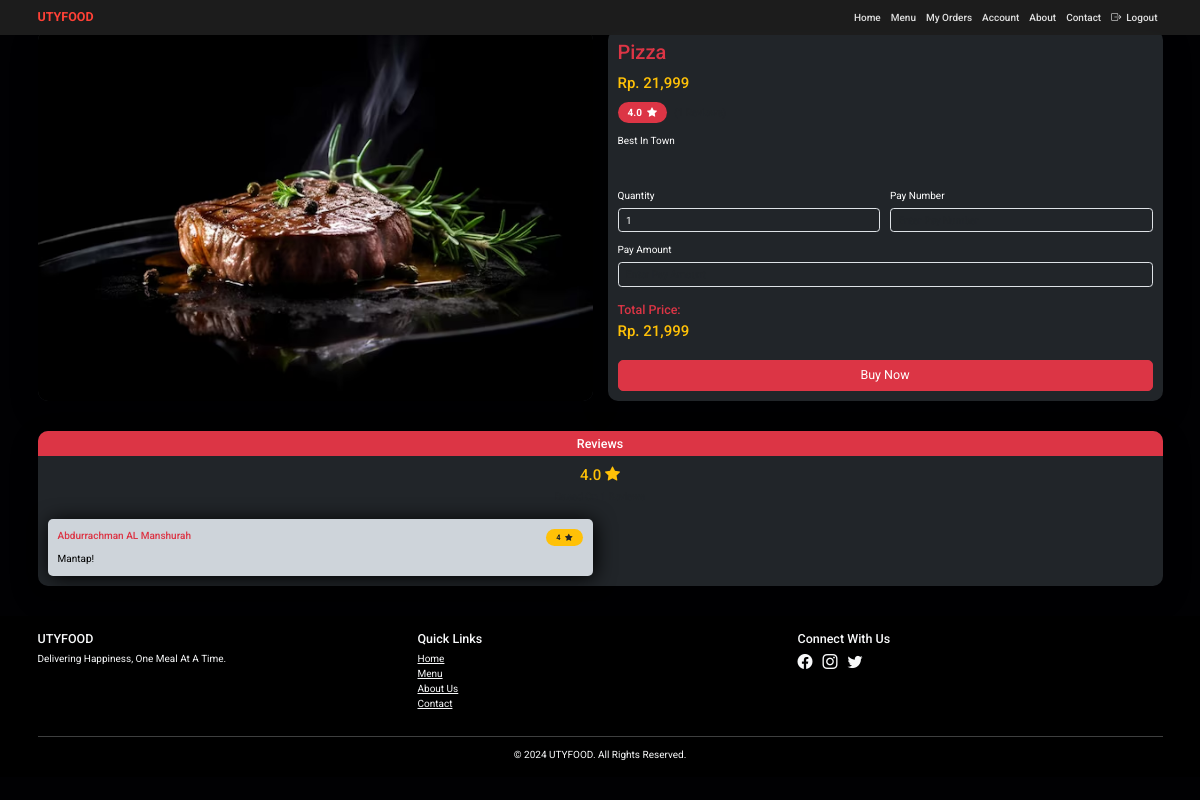
Screenshot of /menu/15 (signed in) with the database file from the repository.
### tables this page shows
CREATE TABLE Food
    (
        food_no          INTEGER PRIMARY KEY AUTOINCREMENT ,
        food_image       VARCHAR(300) ,
        food_price       int,
        food_title       VARCHAR (100) ,
        food_description VARCHAR (500) ,
        admin_id         int NOT NULL,
        FOREIGN KEY (ADMIN_ID) REFERENCES ADMIN(ADMIN_ID)
    );

CREATE TABLE Reviews
    (
        review_id             INTEGER PRIMARY KEY AUTOINCREMENT,
        review_rate           DECIMAL (2,2) NOT NULL,
        review_description    VARCHAR (500) NOT NULL,
        Order_ID              int NOT NULL UNIQUE,
        FOREIGN KEY (Order_ID) REFERENCES ORDERED(Order_ID) ON DELETE CASCADE
    );

CREATE TABLE Customers(
        customer_id    INTEGER PRIMARY KEY AUTOINCREMENT,
        phone_no       varchar (25),
        user_name      VARCHAR (30),
        first_name     VARCHAR (30),
        last_name      VARCHAR (30),
        password        VARCHAR (30),
        address        VARCHAR (100),
        email          VARCHAR (50),
        admin_id        int not null,
        FOREIGN KEY (ADMIN_ID) REFERENCES ADMIN(ADMIN_ID)
        );

### app.py (the view)
@app.route('/menu/<filter>')
def filter(filter):
    if "Useremail" and "Userpassword" in session:
        if filter == 'filterByPrice':
            foods = db.FoodsFilterBy("food_price")
            foodnosAndRates = db.returnAllReviewsRatesAndFoodnos()
            return render_template('menu.html', foods=foods, foodnosAndRates=foodnosAndRates)
        elif filter == 'filterByRating':
            foods = db.FoodsFilterByOrderRatings()
            foodnosAndRates = db.returnAllReviewsRatesAndFoodnos()
            return render_template('menu.html', foods=foods, foodnosAndRates=foodnosAndRates)
        return redirect(url_for('menu'))
    return redirect(url_for('login'))

### database.py (called while the page is built)
    @ staticmethod
    def returnFoodById(id):
        connection = s.connect("foodSystem.db")
        cursor = connection.cursor()
        food = cursor.execute(f"SELECT * FROM Food WHERE food_no = {id}")
        return food

    @ staticmethod
    def foodIdExists(id):
        connection = s.connect("foodSystem.db")
        cursor = connection.cursor()
        foodcountList = cursor.execute(
            f"SELECT COUNT(*) FROM Food WHERE food_no = {id}").fetchone()
        return int(''.join([str(n) for n in foodcountList])) == 1

    @staticmethod
    def returnAllReviewsOfFood_noWithJoins(food_no):
        connection = s.connect("foodSystem.db")
        cursor = connection.cursor()
        reviews = cursor.execute(f'''
            SELECT c.first_name, c.last_name, r.review_rate, r.review_description from Reviews r
            inner join Ordered o
            on o.Order_Id = r.Order_Id
            INNER join Customers c
            on o.customer_id = c.customer_id
            inner join Food f
            on o.food_no = f.food_no
            where f.food_no = '{food_no}'
        ''')
        return reviews

    @staticmethod
    def returnReviewsOfFood_noWithJoins(food_id):
        connection = s.connect("foodSystem.db")
        cursor = connection.cursor()
        reviews = cursor.execute(f'''
            SELECT avg(r.review_rate), count(*) from Reviews r
            inner join Ordered o
            on o.Order_Id = r.Order_Id
            INNER join Customers c
            on o.customer_id = c.customer_id
            inner join Food f
            on o.food_no = f.food_no
            GROUP by f.food_no
            having f.food_no = '{food_id}'
        ''')
        return reviews

### templates/productdetails.html (shortened to what this page needs)
{% extends 'base.html' %}
{% block body %}
{% if food != [] %}
<div class="container my-5">
    <div class="row g-4">
        <div class="col-lg-6">
            <div class="card bg-dark border-0 rounded-4 overflow-hidden shadow-lg">
                <img src="/static/images/{{ food[1] }}" class="card-img-top img-fluid" alt="{{ food[3] }}">
            </div>
        </div>
        <div class="col-lg-6">
            <div class="card bg-dark text-white border-0 rounded-4 shadow-lg h-100">
                <div class="card-body d-flex flex-column">
                    <h2 class="card-title text-danger mb-3">{{ food[3] }}</h2>
                    <h4 class="text-warning mb-3">Rp. {{ "{:,}".format(food[2]) }}</h4>
                    <div class="mb-3">
                        <span class="badge bg-danger rounded-pill fs-6 px-3 py-2">
                            {% if reviewsAndCount != None %}
                                {{ "%.1f"|format(reviewsAndCount[0]) }} <i class="bi bi-star-fill ms-1"></i>
                            {% else %}
                                0.0 <i class="bi bi-star-fill ms-1"></i>
                            {% endif %}
                        </span>
                        <span class="text-muted ms-2">
                        </span>
                    </div>
                    <p class="card-text mb-4">{{ food[4] }}</p>
                    <form action="#" method="post" class="mt-auto">
                        <div class="row g-3">
                            <div class="col-md-6">
                                <label for="quantity" class="form-label">Quantity</label>
                                <input type="number" class="form-control bg-dark text-white" id="quantity" name="quantity" min="1" value="1" required oninput="calcTotal('{{ food[2] }}')">
                            </div>
                            <div class="col-md-6">
                                <label for="pay_number" class="form-label">Pay Number</label>
                                <input type="text" class="form-control bg-dark text-white" id="pay_number" name="pay_number" pattern="[0-9]*" minlength="11" maxlength="11" placeholder="Enter pay number" required>
                            </div>
                        </div>
                        <div class="mt-3">
                            <label for="pay_amount" class="form-label">Pay Amount</label>
                            <input type="number" class="form-control bg-dark text-white" id="pay_amount" name="pay_amount" min="{{ food[2] }}" placeholder="Enter pay amount" required oninput="document.getElementById('pay_amount').value = parseInt(document.getElementById('totalPrice').innerHTML.replace(',', ''))">
                        </div>
                        <div class="mt-4">
                            <h5 class="text-danger">Total Price:</h5>
                            <h4 class="text-warning">Rp. <span id="totalPrice">{{ "{:,}".format(food[2]) }}</span></h4>
                        </div>
                        <button type="submit" class="btn btn-danger btn-lg w-100 mt-4">Buy Now</button>
                    </form>
                </div>
            </div>
        </div>
    </div>
    <div class="mt-5">
        <div class="card bg-dark text-white border-0 rounded-4 shadow-lg">
            <div class="card-header bg-danger border-0 rounded-top-4">
                <h5 class="text-center mb-0">Reviews</h5>
            </div>
            <div class="card-body">
                {% if allRevs != [] %}
                    <div class="text-center mb-4">
                        <h4 class="text-warning mb-2">
                            {{ "%.1f"|format(reviewsAndCount[0]) }} <i class="bi bi-star-fill"></i>
                        </h4>
                        <p class="text-muted">Based on {{ reviewsAndCount[1] }} reviews</p>
                    </div>
                    <div class="row g-4">
                        {% for review in allRevs %}
                        <div class="col-md-6">
                            <div class="card bg-dark-subtle text-white border-0 rounded-3 h-100">
                                <div class="card-body">
                                    <div class="d-flex justify-content-between align-items-center mb-2">
                                        <h6 class="card-subtitle text-danger mb-0">{{ review[0] }} {{ review[1] }}</h6>
                                        <span class="badge bg-warning text-dark rounded-pill px-3 py-2">
                                            {{ review[2] }} <i class="bi bi-star-fill ms-1"></i>
                                        </span>
                                    </div>
                                    <p class="card-text text-black">{{ review[3] }}</p>
                                </div>
                            </div>
                        </div>
                        {% endfor %}
                    </div>
                {% else %}
                    <div class="text-center py-5">
                        <i class="bi bi-chat-square-text text-muted display-1 mb-3"></i>
                        <h5 class="text-light">No reviews yet</h5>
                        <p class="text-light">Be the first to review this product!</p>
                    </div>
                {% endif %}
            </div>
        </div>
    </div>
</div>
{% endif %}
{% endblock %}

### static/css/style.css (style rules this page uses)
:root { --main-color: #f12424; --black: #13131a; --bg: #010103; --border: .1rem solid rgba(255, 255, 255, .3); --primary-color: #ff4136; --secondary-color: #ffdc00; --bg-dark: #121212; --bg-darker: #1e1e1e; --text-light: #e0e0e0; }
* { margin: 0; padding: 0; font-family: 'Roboto', sans-serif; outline: none; border: none; box-sizing: border-box; text-decoration: none; text-transform: capitalize; transition: .2s linear; }
body { background: var(--bg) }
html { font-size: 62.5%; overflow-x: hidden; scroll-padding-top: 9rem; scroll-behavior: smooth; }
.card { background-color: var(--bg-darker); transition: transform 0.3s ease; box-shadow: 2px 2px 20px black; }

### rows the page displays
Food: food_image (picture), food_title "Pizza", food_price "21,999", food_description "Best In Town"
Reviews: first_name "Abdurrachman", last_name "AL Manshurah", review_rate "4", review_description "Mantap!"

### other values shown
{{ "%.1f"|format(reviewsAndCount[0]) }} "4.0"
